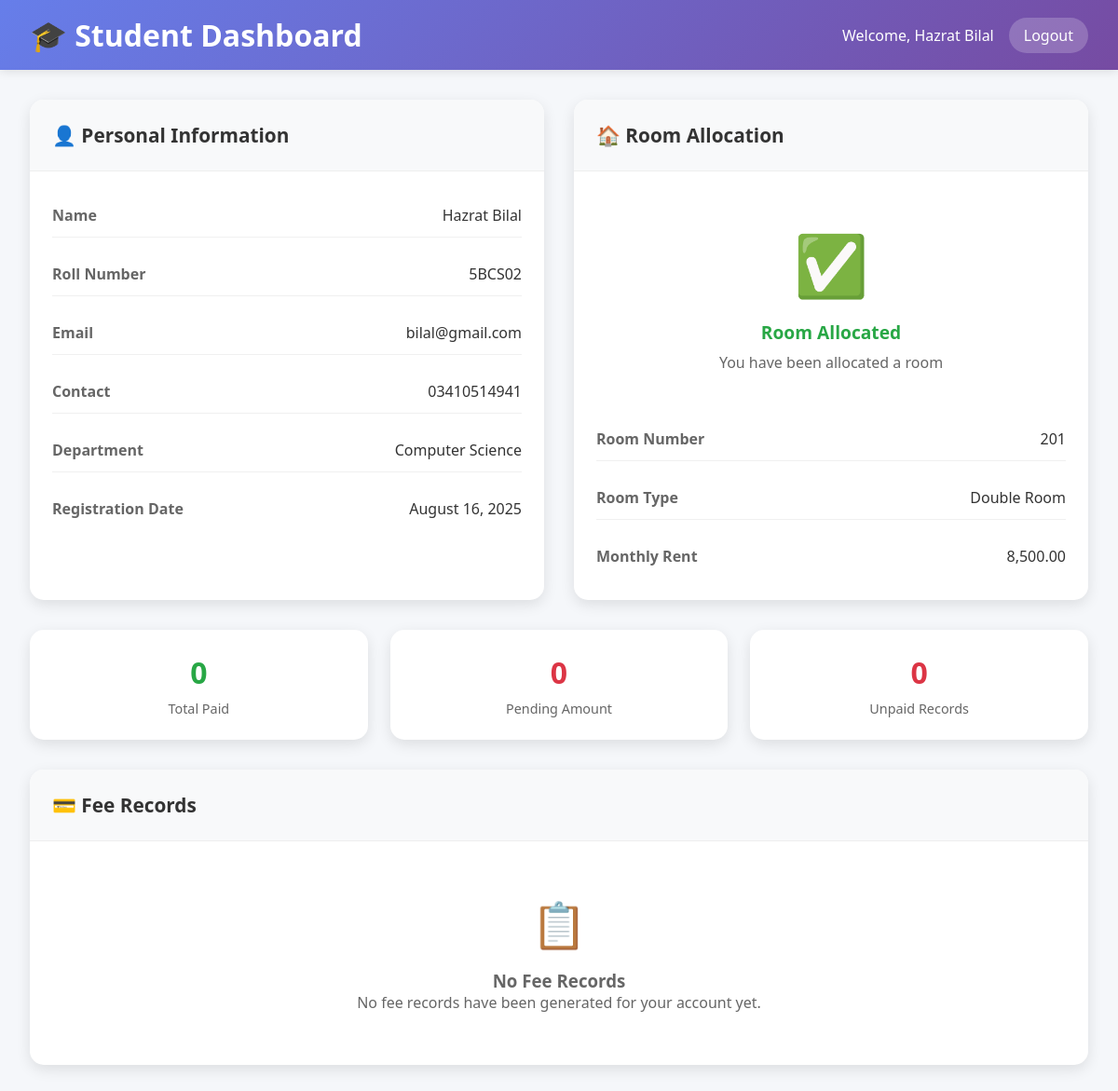
The page /student_dashboard.php (signed in) on the database its author committed.
### tables this page shows
CREATE TABLE `students` (
  `id` int(11) NOT NULL,
  `user_id` int(11) DEFAULT NULL,
  `roll_no` varchar(20) NOT NULL,
  `name` varchar(100) NOT NULL,
  `contact` varchar(15) NOT NULL,
  `department` varchar(50) NOT NULL,
  `room_id` int(11) DEFAULT NULL,
  `created_at` timestamp NOT NULL DEFAULT current_timestamp()
);

CREATE TABLE `users` (
  `id` int(11) NOT NULL,
  `username` varchar(50) NOT NULL,
  `email` varchar(100) NOT NULL,
  `password` varchar(255) NOT NULL,
  `role` enum('admin','student') NOT NULL,
  `created_at` timestamp NOT NULL DEFAULT current_timestamp()
);

CREATE TABLE `rooms` (
  `id` int(11) NOT NULL,
  `room_number` varchar(20) NOT NULL,
  `room_type` enum('single','double') NOT NULL,
  `capacity` int(11) NOT NULL,
  `rent` decimal(10,2) NOT NULL,
  `status` enum('vacant','occupied') DEFAULT 'vacant',
  `created_at` timestamp NOT NULL DEFAULT current_timestamp()
);

### student_dashboard.php (the view, shortened to what this page needs)
<?php
include 'config/db.php';
$stmt = $conn->prepare("
    SELECT s.*, u.email, r.room_number, r.room_type, r.rent
    FROM students s
    JOIN users u ON s.user_id = u.id
    LEFT JOIN rooms r ON s.room_id = r.id
    WHERE u.id = ?
");
$stmt->bind_param("i", $_SESSION['user_id']);
$stmt->execute();
$student = $stmt->get_result()->fetch_assoc();
$fee_stmt = $conn->prepare("
    SELECT * FROM fees
    WHERE student_id = ?
    ORDER BY month_year DESC
");
$fee_stmt->bind_param("i", $student['id']);
$fee_stmt->execute();
$fees = $fee_stmt->get_result();
$paid_fees = $conn->prepare("SELECT COALESCE(SUM(amount), 0) as total FROM fees WHERE student_id = ? AND status = 'paid'");
$paid_fees->bind_param("i", $student['id']);
$paid_fees->execute();
$paid_total = $paid_fees->get_result()->fetch_assoc()['total'];
$unpaid_fees = $conn->prepare("SELECT COALESCE(SUM(amount), 0) as total FROM fees WHERE student_id = ? AND status = 'unpaid'");
$unpaid_fees->bind_param("i", $student['id']);
$unpaid_fees->execute();
$unpaid_total = $unpaid_fees->get_result()->fetch_assoc()['total'];
$unpaid_count = $conn->prepare("SELECT COUNT(*) as count FROM fees WHERE student_id = ? AND status = 'unpaid'");
$unpaid_count->bind_param("i", $student['id']);
$unpaid_count->execute();
$unpaid_count_result = $unpaid_count->get_result()->fetch_assoc()['count'];
?>
<!DOCTYPE html>
<html lang="en">
<head>
</head>
<body>
    <div class="header">
        <h1>🎓 Student Dashboard</h1>
        <div class="user-info">
            <span>Welcome, <?php echo htmlspecialchars($student['name']); ?></span>
            <a href="logout.php" class="logout-btn">Logout</a>
        </div>
    </div>
    <div class="container">
        <div class="profile-section">
            <div class="card">
                <div class="card-header">
                    <h2 class="card-title">👤 Personal Information</h2>
                </div>
                <div class="card-body">
                    <div class="profile-info">
                        <div class="info-item">
                            <span class="info-label">Name</span>
                            <span class="info-value"><?php echo htmlspecialchars($student['name']); ?></span>
                        </div>
                        <div class="info-item">
                            <span class="info-label">Roll Number</span>
                            <span class="info-value"><?php echo htmlspecialchars($student['roll_no']); ?></span>
                        </div>
                        <div class="info-item">
                            <span class="info-label">Email</span>
                            <span class="info-value"><?php echo htmlspecialchars($student['email']); ?></span>
                        </div>
                        <div class="info-item">
                            <span class="info-label">Contact</span>
                            <span class="info-value"><?php echo htmlspecialchars($student['contact']); ?></span>
                        </div>
                        <div class="info-item">
                            <span class="info-label">Department</span>
                            <span class="info-value"><?php echo htmlspecialchars($student['department']); ?></span>
                        </div>
                        <div class="info-item">
                            <span class="info-label">Registration Date</span>
                            <span class="info-value"><?php echo date('F d, Y', strtotime($student['created_at'])); ?></span>
                        </div>
                    </div>
                </div>
            </div>
            <div class="card">
                <div class="card-header">
                    <h2 class="card-title">🏠 Room Allocation</h2>
                </div>
                <div class="card-body">
                    <?php if ($student['room_id']): ?>
                        <div class="allocation-status">
                            <div class="status-icon status-allocated">✅</div>
                            <div class="status-message status-allocated">Room Allocated</div>
                            <div class="status-description">You have been allocated a room</div>
                        </div>
                        <div class="room-details">
                            <div class="info-item">
                                <span class="info-label">Room Number</span>
                                <span class="info-value"><?php echo htmlspecialchars($student['room_number']); ?></span>
                            </div>
                            <div class="info-item">
                                <span class="info-label">Room Type</span>
                                <span class="info-value"><?php echo ucfirst($student['room_type']); ?> Room</span>
                            </div>
                            <div class="info-item">
                                <span class="info-label">Monthly Rent</span>
                                <span class="info-value"><?php echo number_format($student['rent'], 2); ?></span>
                            </div>
                        </div>
                    <?php endif; ?>
                </div>
            </div>
        </div>
        <div class="stats-grid">
            <div class="stat-card">
                <div class="stat-number paid"><?php echo number_format($paid_total, 0); ?></div>
                <div class="stat-label">Total Paid</div>
            </div>
            <div class="stat-card">
                <div class="stat-number unpaid"><?php echo number_format($unpaid_total, 0); ?></div>
                <div class="stat-label">Pending Amount</div>
            </div>
            <div class="stat-card">
                <div class="stat-number unpaid"><?php echo $unpaid_count_result; ?></div>
                <div class="stat-label">Unpaid Records</div>
            </div>
        </div>
        <div class="card">
            <div class="card-header">
                <h2 class="card-title">💳 Fee Records</h2>
            </div>
            <div class="card-body">
                <?php if ($fees->num_rows > 0): ?>
                    <div class="table-container">
                        <table>
                            <thead>
                                <tr>
                                    <th>Month/Year</th>
                                    <th>Amount</th>
                                    <th>Type</th>
                                    <th>Status</th>
                                    <th>Payment Date</th>
                                    <th>Due Date</th>
                                </tr>
                            </thead>
                            <tbody>
                                <?php while ($fee = $fees->fetch_assoc()): ?>
                                <tr>
                                    <td><?php echo date('F Y', strtotime($fee['month_year'] . '-01')); ?></td>
                                    <td><?php echo number_format($fee['amount'], 2); ?></td>
                                    <td><?php echo ucfirst($fee['fee_type']); ?></td>
                                    <td>
                                        <span class="status-badge status-<?php echo $fee['status']; ?>">
                                            <?php echo ucfirst($fee['status']); ?>
                                        </span>
                                    </td>
                                    <td>
                                        <?php echo $fee['payment_date'] ? date('M d, Y', strtotime($fee['payment_date'])) : '-'; ?>
                                    </td>
                                    <td>
                                        <?php
                                        $due_date = date('Y-m-t', strtotime($fee['month_year'] . '-01'));
                                        echo date('M d, Y', strtotime($due_date));
                                        ?>
                                    </td>
                                </tr>
                                <?php endwhile; ?>
                            </tbody>
                        </table>
                    </div>
                <?php else: ?>
                    <div class="no-data">
                        <div style="font-size: 3rem; margin-bottom: 1rem;">📋</div>
                        <h3>No Fee Records</h3>
                        <p>No fee records have been generated for your account yet.</p>
                    </div>
                <?php endif; ?>
            </div>
        </div>
    </div>
</body>
</html>

### student_dashboard.php (style rules this page uses)
* { margin: 0; padding: 0; box-sizing: border-box; }
body { font-family: 'Segoe UI', Tahoma, Geneva, Verdana, sans-serif; background: #f5f7fa; min-height: 100vh; }
.header { background: linear-gradient(135deg, #667eea 0%, #764ba2 100%); color: white; padding: 1rem 2rem; display: flex; justify-content: space-between; align-items: center; box-shadow: 0 2px 10px rgba(0,0,0,0.1); }
.header h1 { display: flex; align-items: center; gap: 0.5rem; }
.user-info { display: flex; align-items: center; gap: 1rem; }
.logout-btn { padding: 0.5rem 1rem; background: rgba(255,255,255,0.2); color: white; text-decoration: none; border-radius: 25px; transition: all 0.3s ease; }
.container { max-width: 1200px; margin: 2rem auto; padding: 0 2rem; }
.profile-section { display: grid; grid-template-columns: 1fr 1fr; gap: 2rem; margin-bottom: 2rem; }
.card { background: white; border-radius: 15px; box-shadow: 0 5px 15px rgba(0,0,0,0.1); overflow: hidden; }
.card-header { padding: 1.5rem; border-bottom: 1px solid #eee; background: #f8f9fa; }
.card-title { color: #333; font-size: 1.3rem; display: flex; align-items: center; gap: 0.5rem; }
.card-body { padding: 1.5rem; }
.profile-info { display: grid; gap: 1rem; }
.info-item { display: flex; justify-content: space-between; align-items: center; padding: 0.75rem 0; border-bottom: 1px solid #f0f0f0; }
.info-item:last-child { border-bottom: none; }
.info-label { color: #666; font-weight: 600; }
.info-value { color: #333; font-weight: 500; }
.allocation-status { text-align: center; padding: 2rem; }
.status-icon { font-size: 4rem; margin-bottom: 1rem; }
.status-allocated { color: #28a745; }
.status-message { font-size: 1.2rem; font-weight: 600; margin-bottom: 0.5rem; }
.status-description { color: #666; }
.room-details { display: grid; gap: 1rem; margin-top: 1rem; }
.stats-grid { display: grid; grid-template-columns: repeat(auto-fit, minmax(200px, 1fr)); gap: 1.5rem; margin-bottom: 2rem; }
.stat-card { background: white; padding: 1.5rem; border-radius: 15px; box-shadow: 0 5px 15px rgba(0,0,0,0.1); text-align: center; }
.stat-number { font-size: 2rem; font-weight: bold; margin-bottom: 0.5rem; }
.stat-number.paid { color: #28a745; }
.stat-number.unpaid { color: #dc3545; }
.stat-label { color: #666; font-size: 0.9rem; }
.no-data { text-align: center; padding: 2rem; color: #666; }

### rows shown on the page
students: name "Hazrat Bilal", roll_no "5BCS02", user.email "bilal@gmail.com", contact "03410514941", department "Computer Science", created_at "August 16, 2025", room.room_number "201", room.room_type "Double", room.rent "8,500.00"

### other values the page prints
$paid_total "0"
$unpaid_total "0"
$unpaid_count_result "0"
